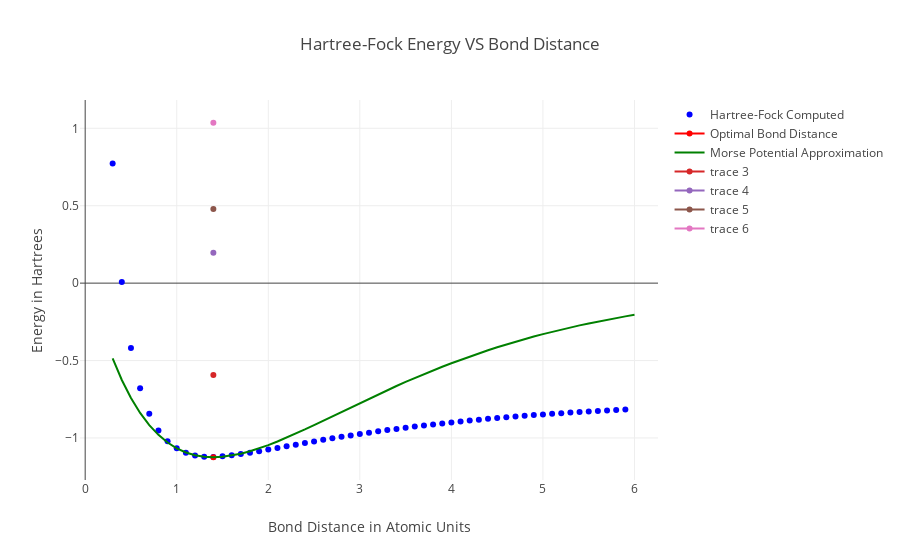

This figure's notebook cell:
### Code cell
#prepare data for use with graphing
figure = { 
    "data": [
        
        #create the Hartree-Fock generated Potential Energy Surface
        {
            "type":"scatter",
            "x":R,
            "y":E,
            "connectgaps":False,
            "mode":"markers", 
            "name":"Hartree-Fock Computed",
            "marker":{"color":"blue"}
        },
    
        #Highlight the minimum energy point in red
        {
            "type":"scatter",
            "x":[optimalR],
            "y":[minE],
            "name":"Optimal Bond Distance",
            "marker":{"color":"red"}
        },
        
        #Create and plot the Morse Potential approximation
        {
            "type":"scatter",
            "x":R,
            "y":morse.computePotential(),
            "connectgaps":True,
            "name":"Morse Potential Approximation",
            "marker":{"color":"green"}
        },
    ],
    
    #Set up the layout of the graph
    "layout":
        {
           "xaxis":{"title":"Bond Distance in Atomic Units"},
           "yaxis":{"title":"Energy in Hartrees"},
            "title":{"text":"Hartree-Fock Energy VS Bond Distance"}
        },    
}


#Loop over all MO Energies
for MOE in MOEnergy[minEIndex]:
        figure["data"].append(
            {
                "type":"scatter",
                "x":[optimalR],
                "y":[MOE] 
            } 
        )
    
iplot(figure)

#print optimized bond distance
print("Optimal Bond Distance: " + str(R[minEIndex]))

### Figure 1 — Plotly figure (JSON) as saved in the notebook; plotly's stock layout.template omitted (floating-point values rounded to 4 significant figures)
{"data": [{"connectgaps": false, "marker": {"color": "blue"}, "mode": "markers", "name": "Hartree-Fock Computed", "type": "scatter", "uid": "3e4322ca-ea26-4c8e-bda5-91ea5dba1a8a", "x": [0.3, 0.4, 0.5, 0.6, 0.7, 0.8, 0.9, 1.0, 1.1, 1.2, 1.3, 1.4, 1.5, 1.6, 1.7, 1.8, 1.9, 2.0, 2.1, 2.2, 2.3, 2.4, 2.5, 2.6, 2.7, 2.8, 2.9, 3.0, 3.1, 3.2, 3.3, 3.4, 3.5, 3.6, 3.7, 3.8, 3.9, 4.0, 4.1, 4.2, 4.3, 4.4, 4.5, 4.6, 4.7, 4.8, 4.9, 5.0, 5.1, 5.2, 5.3, 5.4, 5.5, 5.6, 5.7, 5.8, 5.9, 6.0], "y": [0.7728, 0.007787, -0.4196, -0.6791, -0.8438, -0.951, -1.021, -1.067, -1.096, -1.113, -1.122, -1.123, -1.119, -1.112, -1.104, -1.095, -1.085, -1.075, -1.064, -1.054, -1.043, -1.033, -1.022, -1.012, -1.002, -0.9928, -0.9835, -0.9745, -0.9658, -0.9573, -0.9492, -0.9413, -0.9337, -0.9264, -0.9193, -0.9124, -0.9059, -0.8995, -0.8934, -0.8875, -0.8819, -0.8764, -0.8711, -0.8661, -0.8612, -0.8566, -0.8521, -0.8478, -0.8436, -0.8396, -0.8358, -0.8321, -0.8286, -0.8252, -0.8219, -0.8188, -0.8158]}, {"marker": {"color": "red"}, "name": "Optimal Bond Distance", "type": "scatter", "uid": "b75ec6ce-44a1-46df-a935-7a5616b89caf", "x": [1.4], "y": [-1.125]}, {"connectgaps": true, "marker": {"color": "green"}, "name": "Morse Potential Approximation", "type": "scatter", "uid": "e4026c9f-b4a7-47af-94ea-03e9e7614a55", "x": [0.3, 0.4, 0.5, 0.6, 0.7, 0.8, 0.9, 1.0, 1.1, 1.2, 1.3, 1.4, 1.5, 1.6, 1.7, 1.8, 1.9, 2.0, 2.1, 2.2, 2.3, 2.4, 2.5, 2.6, 2.7, 2.8, 2.9, 3.0, 3.1, 3.2, 3.3, 3.4, 3.5, 3.6, 3.7, 3.8, 3.9, 4.0, 4.1, 4.2, 4.3, 4.4, 4.5, 4.6, 4.7, 4.8, 4.9, 5.0, 5.1, 5.2, 5.3, 5.4, 5.5, 5.6, 5.7, 5.8, 5.9, 6.0], "y": [-0.4862, -0.6255, -0.742, -0.8384, -0.9171, -0.9801, -1.029, -1.067, -1.094, -1.112, -1.121, -1.125, -1.122, -1.114, -1.102, -1.086, -1.067, -1.046, -1.023, -0.9981, -0.972, -0.9448, -0.9169, -0.8886, -0.86, -0.8313, -0.8026, -0.7742, -0.746, -0.7183, -0.691, -0.6643, -0.6381, -0.6126, -0.5877, -0.5635, -0.5401, -0.5173, -0.4953, -0.4741, -0.4535, -0.4337, -0.4146, -0.3962, -0.3785, -0.3615, -0.3452, -0.3295, -0.3144, -0.3, -0.2862, -0.2729, -0.2602, -0.2481, -0.2365, -0.2253, -0.2147, -0.2046]}, {"type": "scatter", "uid": "17ca8a7a-6210-41a1-9341-412a639ed164", "x": [1.4], "y": [-0.5932]}, {"type": "scatter", "uid": "48973e66-f623-4621-838b-0a4e2685e865", "x": [1.4], "y": [0.1969]}, {"type": "scatter", "uid": "2dc3a674-16af-4d8f-81b7-bc2f2c2eb588", "x": [1.4], "y": [0.4782]}, {"type": "scatter", "uid": "56a175bd-804b-4e57-a266-280024a09a3c", "x": [1.4], "y": [1.036]}], "layout": {"title": {"text": "Hartree-Fock Energy VS Bond Distance"}, "xaxis": {"title": {"text": "Bond Distance in Atomic Units"}}, "yaxis": {"title": {"text": "Energy in Hartrees"}}}}
